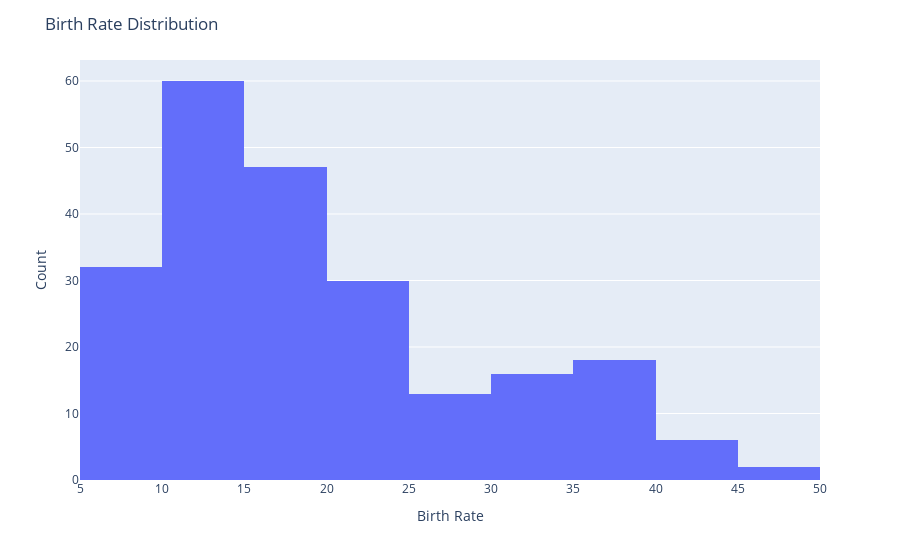

The notebook cell this image was saved under:
### Code cell
fig = px.histogram(df, x='birth_rate')
fig.update_layout(title = "Birth Rate Distribution", height = 500)
fig.update_layout(xaxis_title = "Birth Rate", yaxis_title = "Count")
fig.show()

### Figure 1 — Plotly figure (JSON) as saved in the notebook; plotly's stock layout.template omitted (floating-point values rounded to 4 significant figures; data arrays with more than 128 entries replaced by an {"elided": "..."} marker saying what was removed)
{"data": [{"alignmentgroup": "True", "bingroup": "x", "hovertemplate": "birth_rate=%{x}<br>count=%{y}<extra></extra>", "legendgroup": "", "marker": {"color": "#636efa", "pattern": {"shape": ""}}, "name": "", "offsetgroup": "", "orientation": "v", "showlegend": false, "type": "histogram", "x": {"elided": "259 float values"}, "xaxis": "x", "yaxis": "y"}], "layout": {"autosize": true, "barmode": "relative", "legend": {"tracegroupgap": 0}, "margin": {"t": 60}, "title": {"text": "Birth Rate Distribution"}, "xaxis": {"anchor": "y", "autorange": true, "domain": [0, 1], "range": [5, 50], "title": {"text": "Birth Rate"}, "type": "linear"}, "yaxis": {"anchor": "x", "autorange": true, "domain": [0, 1], "range": [0, 63.16], "title": {"text": "Count"}}}}
